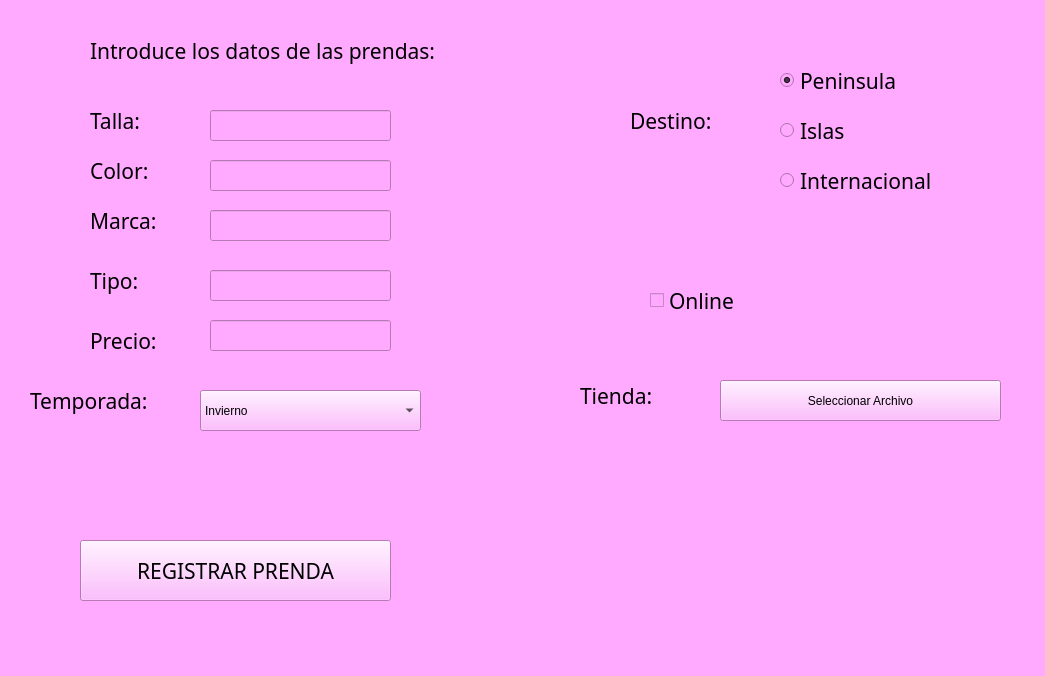
<?xml version="1.0" encoding="UTF-8"?>
<ui version="4.0">
 <class>MainWindow</class>
 <widget class="QMainWindow" name="MainWindow">
  <property name="geometry">
   <rect>
    <x>0</x>
    <y>0</y>
    <width>1045</width>
    <height>676</height>
   </rect>
  </property>
  <property name="windowTitle">
   <string>MainWindow</string>
  </property>
  <property name="styleSheet">
   <string notr="true">background-color: rgb(255, 170, 255);
font: 16pt &quot;MV Boli&quot;;</string>
  </property>
  <widget class="QWidget" name="centralwidget">
   <widget class="QLabel" name="label">
    <property name="geometry">
     <rect>
      <x>90</x>
      <y>-20</y>
      <width>471</width>
      <height>141</height>
     </rect>
    </property>
    <property name="font">
     <font>
      <family>MV Boli</family>
      <pointsize>16</pointsize>
      <weight>50</weight>
      <italic>false</italic>
      <bold>false</bold>
     </font>
    </property>
    <property name="text">
     <string>Introduce los datos de las prendas:</string>
    </property>
   </widget>
   <widget class="QLineEdit" name="entrada_color_prenda">
    <property name="geometry">
     <rect>
      <x>210</x>
      <y>160</y>
      <width>181</width>
      <height>31</height>
     </rect>
    </property>
    <property name="text">
     <string/>
    </property>
   </widget>
   <widget class="QLineEdit" name="entrada_talla_prenda">
    <property name="geometry">
     <rect>
      <x>210</x>
      <y>110</y>
      <width>181</width>
      <height>31</height>
     </rect>
    </property>
   </widget>
   <widget class="QLabel" name="label_6">
    <property name="geometry">
     <rect>
      <x>90</x>
      <y>130</y>
      <width>91</width>
      <height>81</height>
     </rect>
    </property>
    <property name="font">
     <font>
      <family>MV Boli</family>
      <pointsize>16</pointsize>
      <weight>50</weight>
      <italic>false</italic>
      <bold>false</bold>
     </font>
    </property>
    <property name="text">
     <string>Color:</string>
    </property>
   </widget>
   <widget class="QPushButton" name="boton_registrar_prenda">
    <property name="geometry">
     <rect>
      <x>80</x>
      <y>540</y>
      <width>311</width>
      <height>61</height>
     </rect>
    </property>
    <property name="font">
     <font>
      <family>MV Boli</family>
      <pointsize>16</pointsize>
      <weight>50</weight>
      <italic>false</italic>
      <bold>false</bold>
     </font>
    </property>
    <property name="text">
     <string>REGISTRAR PRENDA</string>
    </property>
   </widget>
   <widget class="QLabel" name="label_7">
    <property name="geometry">
     <rect>
      <x>90</x>
      <y>180</y>
      <width>91</width>
      <height>81</height>
     </rect>
    </property>
    <property name="font">
     <font>
      <family>MV Boli</family>
      <pointsize>16</pointsize>
      <weight>50</weight>
      <italic>false</italic>
      <bold>false</bold>
     </font>
    </property>
    <property name="text">
     <string>Marca:</string>
    </property>
   </widget>
   <widget class="QLineEdit" name="entrada_marca_prenda">
    <property name="geometry">
     <rect>
      <x>210</x>
      <y>210</y>
      <width>181</width>
      <height>31</height>
     </rect>
    </property>
    <property name="text">
     <string/>
    </property>
   </widget>
   <widget class="QLabel" name="label_5">
    <property name="geometry">
     <rect>
      <x>90</x>
      <y>80</y>
      <width>101</width>
      <height>81</height>
     </rect>
    </property>
    <property name="font">
     <font>
      <family>MV Boli</family>
      <pointsize>16</pointsize>
      <weight>50</weight>
      <italic>false</italic>
      <bold>false</bold>
     </font>
    </property>
    <property name="text">
     <string>Talla:</string>
    </property>
   </widget>
   <widget class="QLineEdit" name="entrada_tipo_prenda">
    <property name="geometry">
     <rect>
      <x>210</x>
      <y>270</y>
      <width>181</width>
      <height>31</height>
     </rect>
    </property>
    <property name="text">
     <string/>
    </property>
   </widget>
   <widget class="QLineEdit" name="entrada_precio_prenda">
    <property name="geometry">
     <rect>
      <x>210</x>
      <y>320</y>
      <width>181</width>
      <height>31</height>
     </rect>
    </property>
    <property name="text">
     <string/>
    </property>
   </widget>
   <widget class="QLabel" name="label_tienda">
    <property name="geometry">
     <rect>
      <x>580</x>
      <y>360</y>
      <width>101</width>
      <height>71</height>
     </rect>
    </property>
    <property name="font">
     <font>
      <family>MV Boli</family>
      <pointsize>16</pointsize>
      <weight>50</weight>
      <italic>false</italic>
      <bold>false</bold>
     </font>
    </property>
    <property name="text">
     <string>Tienda:</string>
    </property>
   </widget>
   <widget class="QLabel" name="label_9">
    <property name="geometry">
     <rect>
      <x>90</x>
      <y>240</y>
      <width>91</width>
      <height>81</height>
     </rect>
    </property>
    <property name="font">
     <font>
      <family>MV Boli</family>
      <pointsize>16</pointsize>
      <weight>50</weight>
      <italic>false</italic>
      <bold>false</bold>
     </font>
    </property>
    <property name="text">
     <string>Tipo:</string>
    </property>
   </widget>
   <widget class="QCheckBox" name="checkBox_online">
    <property name="geometry">
     <rect>
      <x>650</x>
      <y>280</y>
      <width>221</width>
      <height>41</height>
     </rect>
    </property>
    <property name="font">
     <font>
      <family>MV Boli</family>
      <pointsize>16</pointsize>
      <weight>50</weight>
      <italic>false</italic>
      <bold>false</bold>
     </font>
    </property>
    <property name="text">
     <string>Online</string>
    </property>
   </widget>
   <widget class="QComboBox" name="combo_temporada">
    <property name="geometry">
     <rect>
      <x>200</x>
      <y>390</y>
      <width>221</width>
      <height>41</height>
     </rect>
    </property>
    <item>
     <property name="text">
      <string>Invierno</string>
     </property>
    </item>
    <item>
     <property name="text">
      <string>Verano</string>
     </property>
    </item>
   </widget>
   <widget class="QRadioButton" name="radio_internacional">
    <property name="geometry">
     <rect>
      <x>780</x>
      <y>160</y>
      <width>191</width>
      <height>41</height>
     </rect>
    </property>
    <property name="font">
     <font>
      <family>MV Boli</family>
      <pointsize>16</pointsize>
      <weight>50</weight>
      <italic>false</italic>
      <bold>false</bold>
     </font>
    </property>
    <property name="text">
     <string>Internacional</string>
    </property>
   </widget>
   <widget class="QRadioButton" name="radio_peninsula">
    <property name="geometry">
     <rect>
      <x>780</x>
      <y>70</y>
      <width>281</width>
      <height>21</height>
     </rect>
    </property>
    <property name="font">
     <font>
      <family>MV Boli</family>
      <pointsize>16</pointsize>
      <weight>50</weight>
      <italic>false</italic>
      <bold>false</bold>
     </font>
    </property>
    <property name="text">
     <string>Peninsula</string>
    </property>
    <property name="checked">
     <bool>true</bool>
    </property>
   </widget>
   <widget class="QRadioButton" name="radio_islas">
    <property name="geometry">
     <rect>
      <x>780</x>
      <y>110</y>
      <width>181</width>
      <height>41</height>
     </rect>
    </property>
    <property name="font">
     <font>
      <family>MV Boli</family>
      <pointsize>16</pointsize>
      <weight>50</weight>
      <italic>false</italic>
      <bold>false</bold>
     </font>
    </property>
    <property name="text">
     <string>Islas</string>
    </property>
   </widget>
   <widget class="QLabel" name="label_11">
    <property name="geometry">
     <rect>
      <x>630</x>
      <y>100</y>
      <width>141</width>
      <height>41</height>
     </rect>
    </property>
    <property name="font">
     <font>
      <family>MV Boli</family>
      <pointsize>16</pointsize>
      <weight>50</weight>
      <italic>false</italic>
      <bold>false</bold>
     </font>
    </property>
    <property name="text">
     <string>Destino:</string>
    </property>
   </widget>
   <widget class="QLabel" name="label_12">
    <property name="geometry">
     <rect>
      <x>30</x>
      <y>380</y>
      <width>151</width>
      <height>41</height>
     </rect>
    </property>
    <property name="font">
     <font>
      <family>MV Boli</family>
      <pointsize>16</pointsize>
      <weight>50</weight>
      <italic>false</italic>
      <bold>false</bold>
     </font>
    </property>
    <property name="text">
     <string>Temporada:</string>
    </property>
   </widget>
   <widget class="QLabel" name="label_error_talla">
    <property name="geometry">
     <rect>
      <x>410</x>
      <y>105</y>
      <width>191</width>
      <height>41</height>
     </rect>
    </property>
    <property name="text">
     <string/>
    </property>
   </widget>
   <widget class="QLabel" name="label_error_color">
    <property name="geometry">
     <rect>
      <x>410</x>
      <y>165</y>
      <width>181</width>
      <height>31</height>
     </rect>
    </property>
    <property name="text">
     <string/>
    </property>
   </widget>
   <widget class="QLabel" name="label_error_marca">
    <property name="geometry">
     <rect>
      <x>410</x>
      <y>210</y>
      <width>161</width>
      <height>31</height>
     </rect>
    </property>
    <property name="text">
     <string/>
    </property>
   </widget>
   <widget class="QLabel" name="label_error_tipo">
    <property name="geometry">
     <rect>
      <x>410</x>
      <y>270</y>
      <width>191</width>
      <height>31</height>
     </rect>
    </property>
    <property name="text">
     <string/>
    </property>
   </widget>
   <widget class="QPushButton" name="boton_seleccionar_imagen">
    <property name="geometry">
     <rect>
      <x>720</x>
      <y>380</y>
      <width>281</width>
      <height>41</height>
     </rect>
    </property>
    <property name="text">
     <string>Seleccionar Archivo</string>
    </property>
   </widget>
   <widget class="QLabel" name="label_imagen">
    <property name="geometry">
     <rect>
      <x>574</x>
      <y>465</y>
      <width>401</width>
      <height>141</height>
     </rect>
    </property>
    <property name="text">
     <string/>
    </property>
   </widget>
   <widget class="QLabel" name="label_10">
    <property name="geometry">
     <rect>
      <x>90</x>
      <y>300</y>
      <width>91</width>
      <height>81</height>
     </rect>
    </property>
    <property name="font">
     <font>
      <family>MV Boli</family>
      <pointsize>16</pointsize>
      <weight>50</weight>
      <italic>false</italic>
      <bold>false</bold>
     </font>
    </property>
    <property name="text">
     <string>Precio:</string>
    </property>
   </widget>
  </widget>
  <widget class="QStatusBar" name="statusbar"/>
 </widget>
 <resources/>
 <connections/>
</ui>
